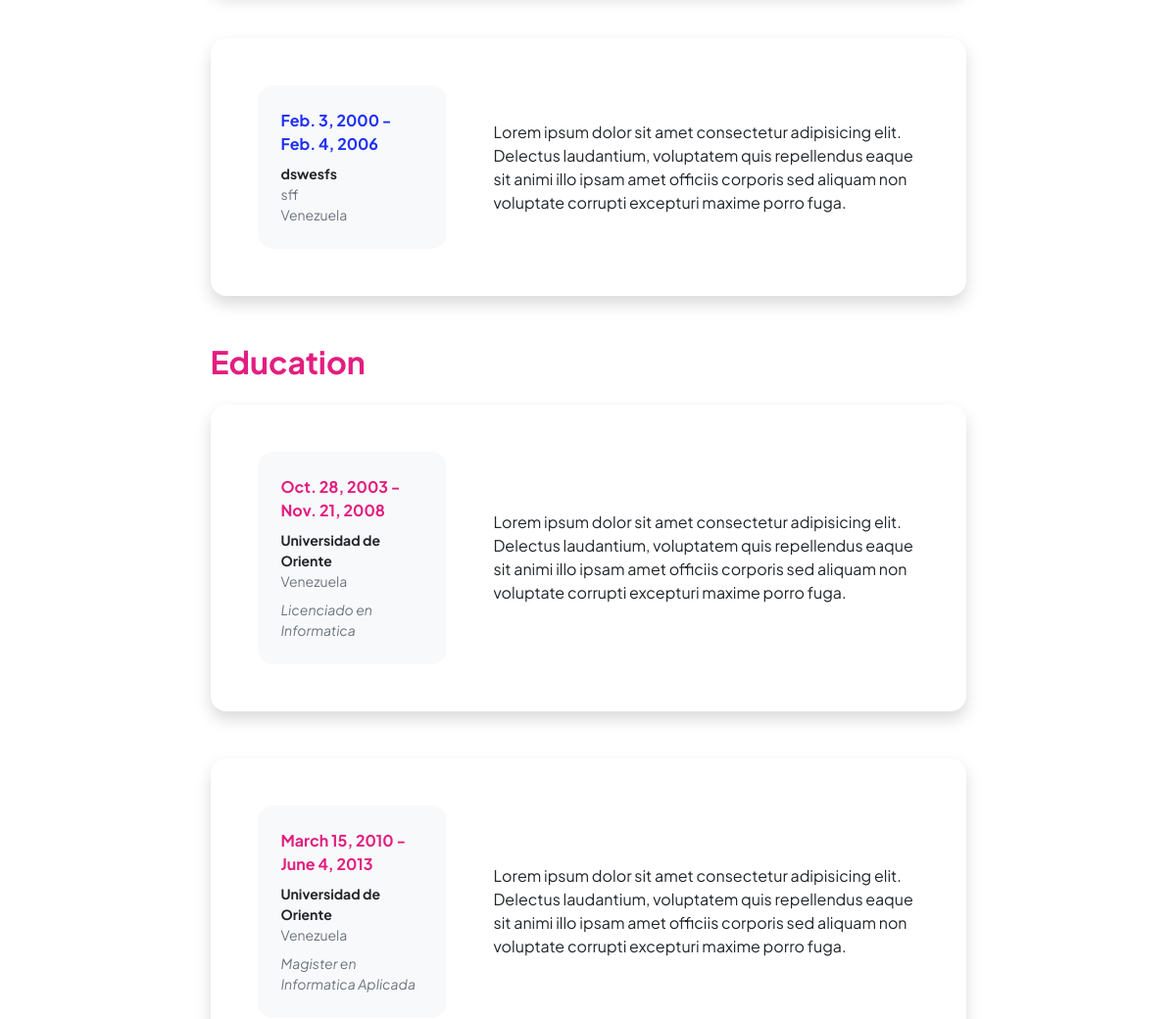
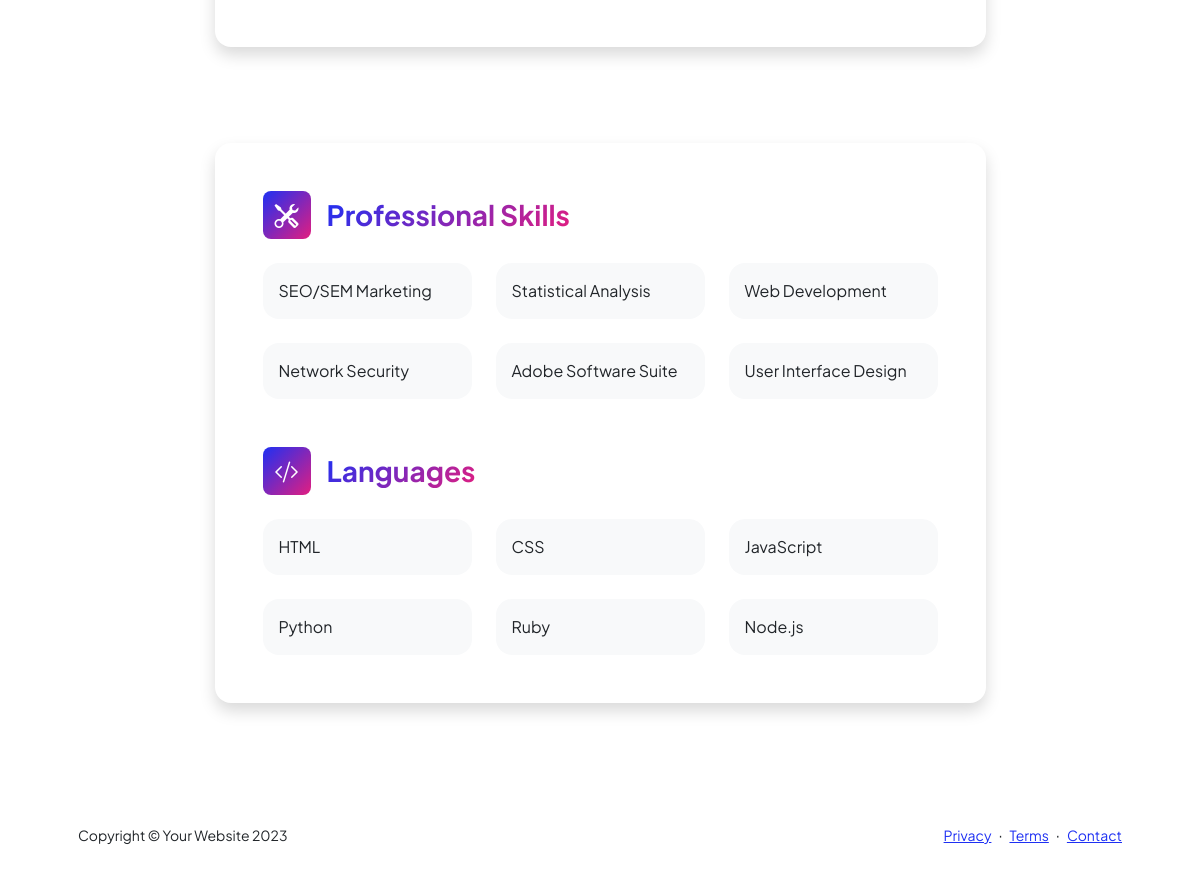
The app's page /AppCurriculum/ (lower part), older data (2 pictures, top to bottom).
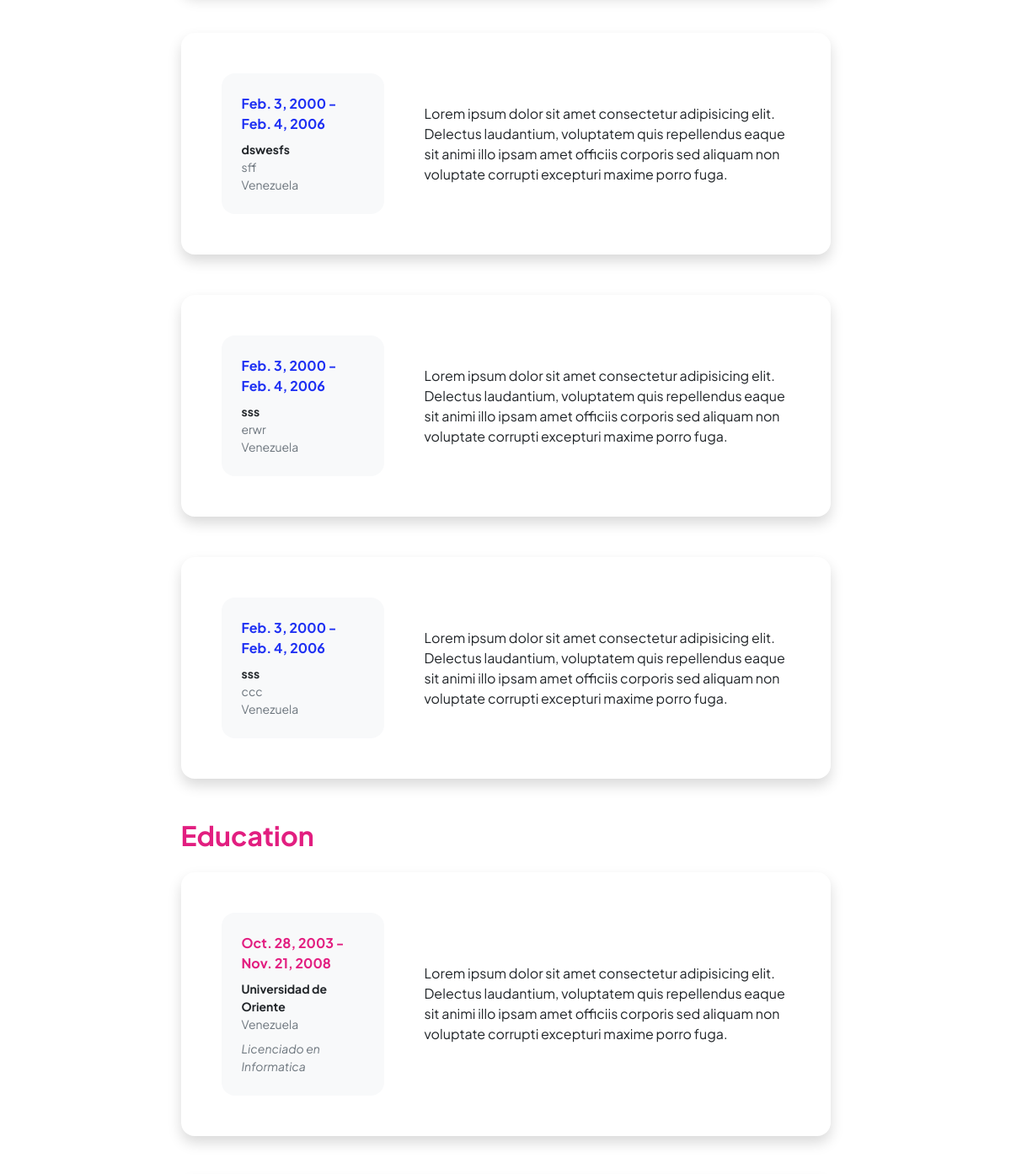
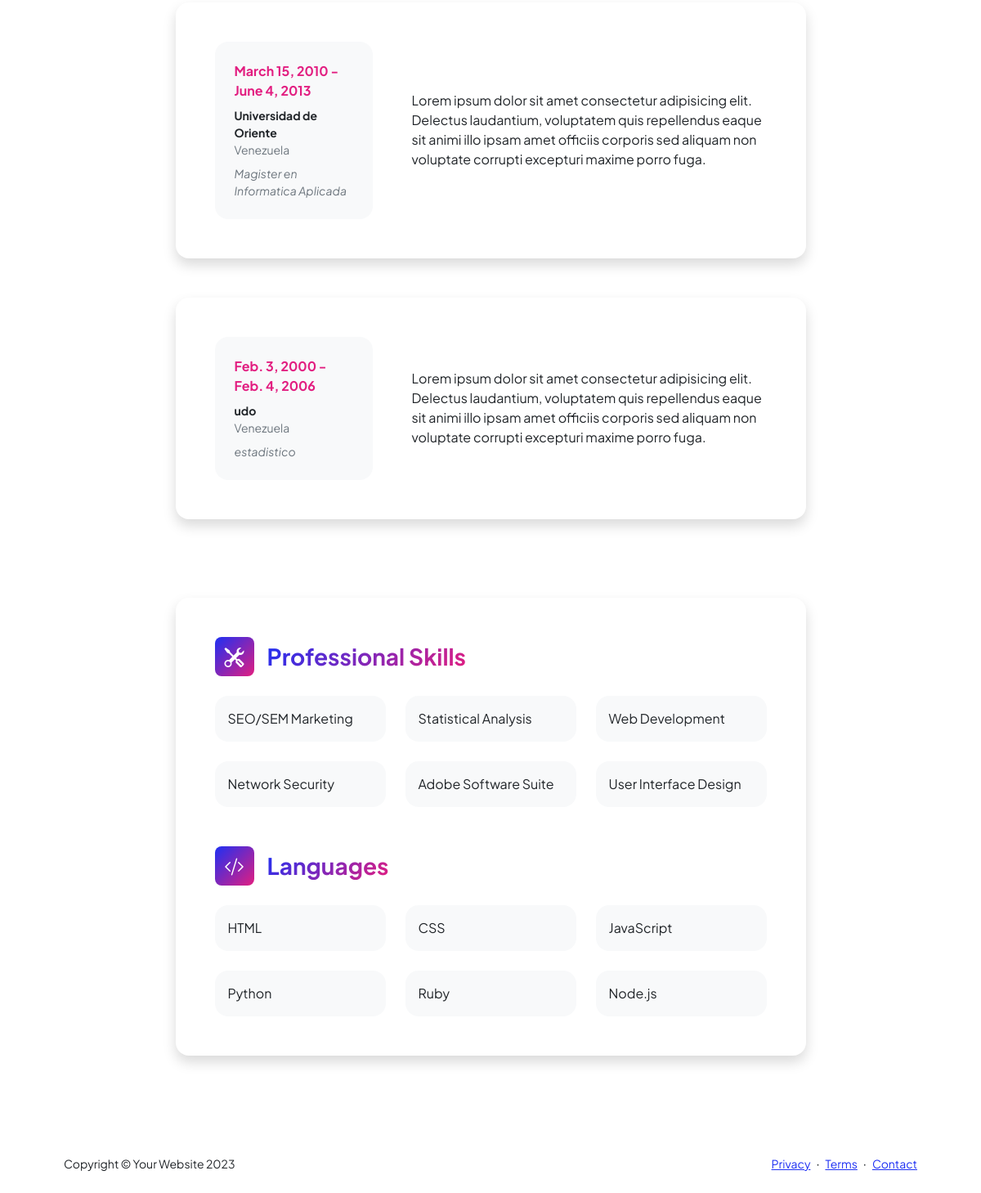
The same page, newer data (2 pictures, top to bottom).
### AppCurriculum/models.py (models this page shows, shortened)
class ExperienciaLaboral(models.Model):
    cargo = models.CharField(max_length=100)
    empresa = models.CharField(max_length=100)
    periodo_inicio = models.DateField()
    periodo_fin = models.DateField(null=True, blank=True)

class Educacion(models.Model):
    institucion = models.CharField(max_length=100)
    titulo = models.CharField(max_length=100)
    periodo_inicio = models.DateField()
    periodo_fin = models.DateField(null=True, blank=True)  # Puede ser nulo si aún está estudiando

### AppCurriculum/views.py (the view)
# urls.py: path('',views.home,name="Home"),
def home(request):
    experiencias = ExperienciaLaboral.objects.all()
    estudios = Educacion.objects.all()
    return render(request,"AppCurriculum/home.html",{"experiencias":experiencias,"estudios":estudios})

### AppCurriculum/templates/AppCurriculum/home.html (shortened to what the changed rows need)
{% extends "AppCurriculum/template.html" %}
{% load static %}
{% block datosDinamicos %}
<div class="container px-5 my-5">
    <div class="row gx-5 justify-content-center">
        <div class="col-lg-11 col-xl-9 col-xxl-8">
            <section>
                {% for exp in experiencias %}
                <div class="card shadow border-0 rounded-4 mb-5">
                    <div class="card-body p-5">
                        <div class="row align-items-center gx-5">
                            <div class="col text-center text-lg-start mb-4 mb-lg-0">
                                <div class="bg-light p-4 rounded-4">
                                    <div class="text-primary fw-bolder mb-2">{{exp.periodo_inicio}} - {{exp.periodo_fin}}</div>
                                    <div class="small fw-bolder">{{exp.cargo}}</div>
                                    <div class="small text-muted">{{exp.empresa}}</div>
                                    <div class="small text-muted">Venezuela</div>
                                </div>
                            </div>
                            <div class="col-lg-8"><div>Lorem ipsum dolor sit amet consectetur adipisicing elit. Delectus laudantium, voluptatem quis repellendus eaque sit animi illo ipsam amet officiis corporis sed aliquam non voluptate corrupti excepturi maxime porro fuga.</div></div>
                        </div>
                    </div>
                </div>
                {% endfor%}
            </section>
            <section>
                <h2 class="text-secondary fw-bolder mb-4">Education</h2>
                {% for est in estudios %}
                <div class="card shadow border-0 rounded-4 mb-5">
                    <div class="card-body p-5">
                        <div class="row align-items-center gx-5">
                            <div class="col text-center text-lg-start mb-4 mb-lg-0">
                                <div class="bg-light p-4 rounded-4">
                                    <div class="text-secondary fw-bolder mb-2">{{est.periodo_inicio}} - {{est.periodo_fin}}</div>
                                    <div class="mb-2">
                                        <div class="small fw-bolder">{{est.institucion}}</div>
                                        <div class="small text-muted">Venezuela</div>
                                    </div>
                                    <div class="fst-italic">
                                        <div class="small text-muted">{{est.titulo}}</div>
                                    </div>
                                </div>
                            </div>
                            <div class="col-lg-8"><div>Lorem ipsum dolor sit amet consectetur adipisicing elit. Delectus laudantium, voluptatem quis repellendus eaque sit animi illo ipsam amet officiis corporis sed aliquam non voluptate corrupti excepturi maxime porro fuga.</div></div>
                        </div>
                    </div>
                </div>
                {% endfor%}
            </section>
        </div>
    </div>
</div>
{% endblock %}

Row changes from the older to the newer data that the page shows:
added ExperienciaLaboral: periodo_inicio "Feb. 3, 2000", periodo_fin "Feb. 4, 2006", cargo "sss", empresa "erwr"
added ExperienciaLaboral: periodo_inicio "Feb. 3, 2000", periodo_fin "Feb. 4, 2006", cargo "sss", empresa "ccc"
added Educacion: periodo_inicio "Feb. 3, 2000", periodo_fin "Feb. 4, 2006", institucion "udo", titulo "estadistico"
